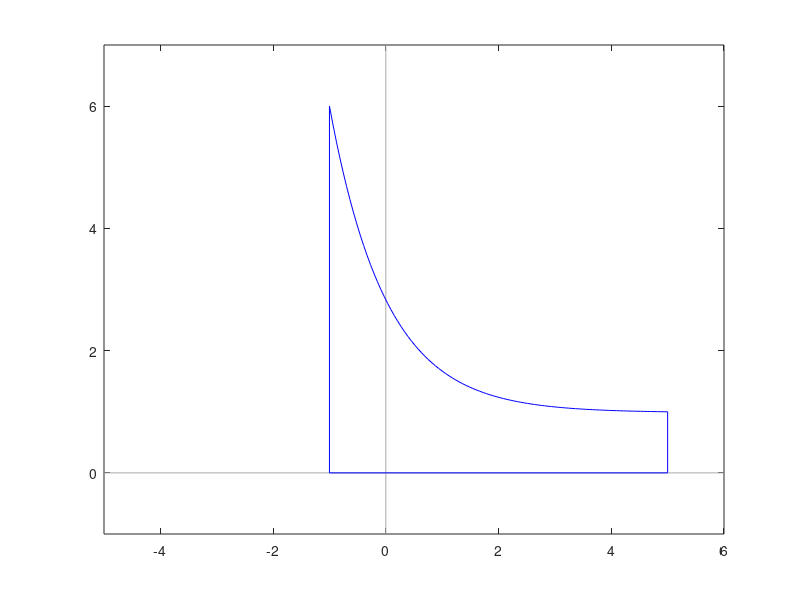

Source code (MATLAB):
%%% glītas asis
a = [-5 6 -1 7];
plot([a(1) a(2)], [0 0], 'color', '#aaa');
hold on
plot([0 0], [a(3) a(4)], 'color', '#aaa');
axis(a);

xs = [-1 5];
ys = [6 1];

% oktāva nemāk fitot eksponenti, tapēc nācās nopūsties, paņemt matlabu un iefitot koeficientus,
f_right_a = 1.844
f_right_b = 0.987

f_right = @(x) f_right_a * exp(-x) + f_right_b;

t = linspace(-1, 5, 100);

plot(t, f_right(t), 'color', 'b');

plot([5 5 -1 -1], [1 0 0 6], 'color', 'b');

area_right = quad(f_right, -1, 5)

